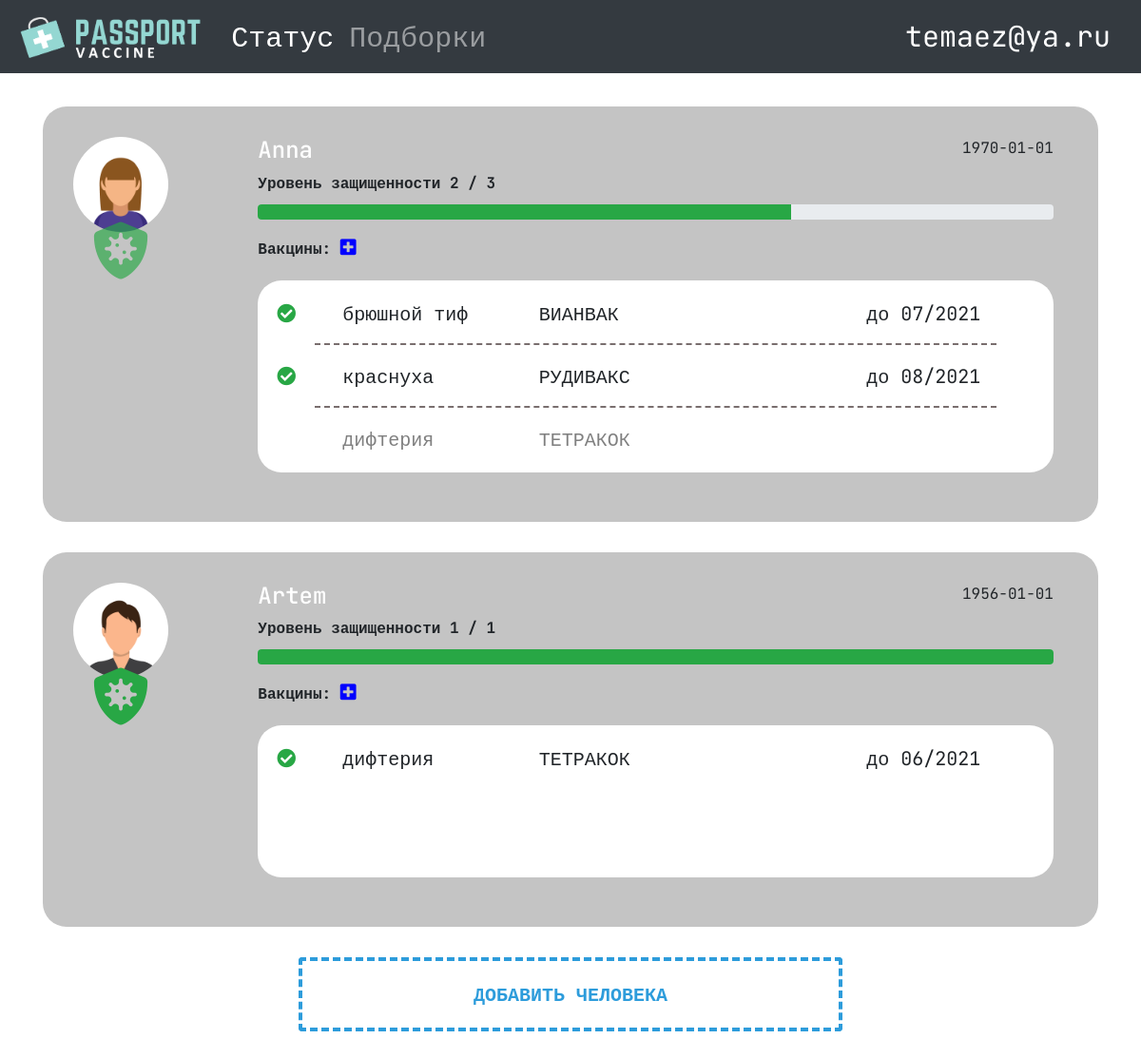
The app's page / (signed in) with its own data.
### vaccineapp/models.py (models this page shows, shortened)
class Person(models.Model):
    name = models.CharField(max_length=200, verbose_name="имя человека")
    dateofbirth = models.DateField(verbose_name="дата рождения")
    SEX = (
        ('M', 'MALE'),
        ('F', 'FEMALE')
    )
    sex = models.CharField(max_length=1, choices=SEX, verbose_name="пол", default='M')
    user = models.ForeignKey(User, on_delete=models.CASCADE, verbose_name="пользователь", blank=True, null=True)
    class Meta:
        verbose_name = "Персона"
        verbose_name_plural = "Персоны"
    def get_sorted_vaccine_list(self):
        vaccine_data = PersonVaccine.objects.filter(person=self).order_by('-vaccination_date', 'disease__name')
        return vaccine_data
    def get_defence_level(self):
        vaccinated = PersonVaccine.objects.filter(person=self, vaccination_date__isnull=False).count()
        overall = PersonVaccine.objects.filter(person=self).count()
        percent = None
        if overall != 0:
            percent = round((vaccinated / overall) * 100)
        dictionary = { "vaccinated": vaccinated, "overall": overall, "percent": percent}
        print(dictionary)
        return dictionary

class PersonVaccine(models.Model):
    person = models.ForeignKey(Person, on_delete=models.CASCADE, null=True, verbose_name="человек")
    disease = models.ForeignKey(Disease, on_delete=models.CASCADE, null=True, verbose_name="заболевание")
    vaccine = models.ForeignKey(Vaccine, on_delete=models.CASCADE, null=True, verbose_name="вакцина")
    vaccination_date = models.DateField(null=True, blank=True, verbose_name="Дата вакцинации")
    class Meta:
        verbose_name = "Вакцины человека"
        verbose_name_plural = "Вакцины человека"
    def get_date_expire(self):
        from dateutil.relativedelta import relativedelta
        protection_period = self.vaccine.protection_period
        return self.vaccination_date + relativedelta(months=protection_period)

class Disease(models.Model):
    name = models.CharField(max_length=200)
    vaccines = models.ManyToManyField(Vaccine, verbose_name="вакцины", blank=True)
    class Meta:
        verbose_name = "Заболевание"
        verbose_name_plural = "Заболевания"

class Vaccine(models.Model):
    name = models.CharField(max_length=200, verbose_name="название")
    manufacturer = models.CharField(max_length=200, default=None, blank=True, null=True, verbose_name="производитель")
    protection_period = models.IntegerField(default=None, blank=True, null=True, verbose_name="срок действия (мес)")
    administration_schedule = models.TextField(default=None, blank=True, null=True, verbose_name="схема введения")
    age = models.IntegerField(default=None, blank=True, null=True, verbose_name="возраст")
    efficiency_percent = models.IntegerField(default=None, blank=True, null=True, verbose_name="эффективность")
    side_effects = models.TextField(default=None, blank=True, null=True, verbose_name="побочные эффекты")
    price = models.IntegerField(default=None, blank=True, null=True, verbose_name="цена")
    CURRENCY_TYPE = (
        ('RUB', 'Ruble'),
        ('EUR', 'Euro'),
        ('USD', 'US Dollar')
    )
    currency_type = models.CharField(max_length=10, choices=CURRENCY_TYPE, default=CURRENCY_TYPE[1], verbose_name="тип валюты")
    comments = models.TextField(default=None, blank=True, null=True, verbose_name="комментарий")
    is_produced = models.BooleanField(default=True, blank=True, null=True)
    class Meta:
        verbose_name = "Вакцина"
        verbose_name_plural = "Вакцины"

### vaccineapp/views.py (the view, shortened to what this page needs)
# urls.py: path('', views.index, name='index'),
@login_required(login_url='/promo')
def index(request):
    context = {}
    print(request.user.username)
    person_list = Person.objects.filter(user__email__icontains=request.user.email).order_by('name')
    for item in person_list:
        item.vaccine_data = PersonVaccine.objects.filter(person=item)
    context['person_list'] = person_list
    context['disease_list'] = Disease.objects.all()
    person = PersonForm(initial={'name': 'Artem', 'dateofbirth': '1970-01-01', 'sex': 'M'})
    context['personForm'] = person
    return render(request, 'index.html', context)

### vaccineapp/templates/index.html (shortened to what this page needs)
{% extends 'base.html'%}
{% load static %}
{%block content%}
  <main role="main" class="container">
    {% for person in person_list %}
    <div class="jumbotron vaccine-card my-round">
      <div class="row">
        <div class="col-sm-2">
          <div class="avatar {% if person.sex == 'M' %} avatar-male {% else %} avatar-female {% endif %}" style="position: relative;">
            <i class="fa fa-shield-virus" style="font-size:60px; color: rgba(40,167,69, {{person.get_defence_level.percent}}%); position: absolute; bottom: -50px; left: 20px;"></i>
          </div>
        </div>
        <div class="col-sm-10">
          <div class="container-fluid">
            <div>
            <h4 class="white-label" style="display:inline-block;">{{person.name}}</h4>
            <span class="float-right">{{person.dateofbirth | date:"Y-m-d" }}</span>
            </div>
            <b style="margin-bottom: 10px; display: block;">Уровень защищенности {{person.get_defence_level.vaccinated}} / {{person.get_defence_level.overall}} </b>
            <div class="progress">
              <div class="progress-bar bg-success" role="progressbar" style="width: {{person.get_defence_level.percent}}%" aria-valuenow="{{person.get_defence_level.vaccinated}}" aria-valuemin="0" aria-valuemax="{{person.get_defence_level.overall}}">
              </div>
            </div>
            <span style="margin-top: 15px; display: block;">
              <b>Вакцины:</b>
              <a style="color:blue; font-size:1.2em;" class="add-vaccine" person-id="{{person.pk}}" data-toggle="modal" data-target="#addVaccineModal">
                <i class="fa fa-plus-square"></i>
              </a>
            </span>
            <div class="vaccine-list-place my-round bg-white">
              {% for vaccine_data in person.get_sorted_vaccine_list %}
              <div class="row vaccine__item {% if not vaccine_data.vaccination_date %}deactivated{%endif%}" data-toggle="modal" data-target="#exampleModal"
                  disease-name="{{vaccine_data.disease.name}}" disease-id="{{vaccine_data.disease.pk}}" vaccine-id="{{vaccine_data.vaccine.pk}}" person-vaccine-id="{{vaccine_data.pk}}" person-vaccine-date="{{vaccine_data.vaccination_date | date:"Y-m-d"}}">
                <div class="col-sm-1">
                  {% if vaccine_data.vaccination_date %}
                  <i class="fa fa-check-circle"></i>
                  {%endif%}
                </div>
                <div class="col-sm-3">
                  <span>{{vaccine_data.disease.name}}</span>
                </div>
                <div class="col-sm-5">
                  <span>{{vaccine_data.vaccine.name}}</span>
                </div>
                {%if vaccine_data.vaccination_date %}
                <div class="col-sm-3">
                  <span>до {{vaccine_data.get_date_expire | date:"m/Y" }}</span>
                </div>
                {%endif%}
              </div>
              {%if not forloop.last%}
              <hr class="dotted-hr"/>
              {%endif%}
              {% endfor %}
            </div>
          </div>
        </div>
      </div>
    </div>
    {%endfor%}
    <div class="text-center" id="add_person_btn" style="margin-bottom: 50px;">
      <button type="button" class="btn add-btn align-middle">Добавить человека</button>
    </div>
  </main>
{%endblock%}

### vaccineapp/templates/base.html (shortened to what this page needs)
{% load static %}
<!doctype html>
<html lang="ru">
<head>
  <link rel="stylesheet" href="https://cdn.jsdelivr.net/npm/bootstrap@4.5.3/dist/css/bootstrap.min.css"
>
  <link rel="stylesheet" href="https://cdnjs.cloudflare.com/ajax/libs/font-awesome/5.15.1/css/all.min.css" />
 <link rel="stylesheet" href="{% static 'style.css' %}">
</head>
<body>
  {% include "navbar.html" %}
  {%block content%} {%endblock%}
</body>
</html>

### vaccineapp/templates/navbar.html (shortened to what this page needs)
{% load static %}
<nav class="navbar navbar-expand-md navbar-dark fixed-top bg-dark">
    <a class="navbar-brand" href="#">
        <img src="{% static 'img/vaccine_logo.png' %}" height="50" class="d-inline-block align-top" alt="" loading="lazy">
    </a>
    {% if user.is_authenticated %}
    <div class="collapse navbar-collapse" id="navbarCollapse">
        <ul class="navbar-nav mr-auto">
        <li class="nav-item {%if request.path_info == '/' %}active{%endif%}">
            <a class="nav-link" href="/">Статус <span class="sr-only">(current)</span> </a>
        </li>
        <li class="nav-item {%if 'collections' in request.build_absolute_uri   %}active{%endif%}"">
            <a class="nav-link" href="/collections">Подборки</a>
        </li>
        </ul>
    </div>
    <div class="nav-item dropdown my-2 my-lg-0" id="nav-user">
        <a class="nav-link" href="#" id="navbarDropdown" role="button" data-toggle="dropdown" aria-haspopup="true" aria-expanded="false">
        {{ request.user.email }}
        </a>
    </div>
    {%endif%}
</nav>

### vaccineapp/static/style.css (style rules this page uses)
body { min-height: 75rem; padding-top: 7rem; font-family: 'JetBrains Mono', monospace; }
.navbar a { color: white; font-size: 30px; }
.fa-check-circle { color: #28a745; }
.jumbotron { padding: 2rem; }
.avatar { width: 100px; height: 100px; background-size: cover; background-position: top center; border-radius: 50%; background-color: white; }
.avatar-male { background-image: url("img/avatar_male.png"); }
.avatar-female { background-image: url("img/avatar_female.png"); }
.white-label { color: white; }
.vaccine-card { background-color: #c4c4c4; }
.my-round { border-radius: 25px; }
.dotted-hr { border:none; border-top: 2px dashed rgb(121, 110, 110); color:#fff; background-color:#fff; height:2px; width:90%; }
.vaccine-list-place { min-height: 160px; margin: 20px 0px; padding: 20px; }
.add-btn { border: 4px dashed #2d9cdb; color: #2d9cdb; font-weight: bold; font-size: 20px; padding: 20px 180px; text-transform: uppercase; }
.vaccine__item { font-size: 20px; border-radius: 15px; -webkit-touch-callout: none; -webkit-user-select: none; -khtml-user-select: none; -moz-user-select: none; -ms-user-select: none; user-select: none; }
.deactivated { color: grey; }

### records on screen
Person: name "Anna", dateofbirth "1970-01-01", get_defence_level.vaccinated "2", get_defence_level.overall "3"
PersonVaccine: disease.name "брюшной тиф", vaccine.name "ВИАНВАК", get_date_expire "07/2021"
PersonVaccine: disease.name "краснуха", vaccine.name "РУДИВАКС", get_date_expire "08/2021"
PersonVaccine: disease.name "дифтерия", vaccine.name "ТЕТРАКОК"
Person: name "Artem", dateofbirth "1956-01-01", get_defence_level.vaccinated "1", get_defence_level.overall "1"
PersonVaccine: disease.name "дифтерия", vaccine.name "ТЕТРАКОК", get_date_expire "06/2021"

### other values on screen
{{ request.user.email }} "temaez@ya.ru"
